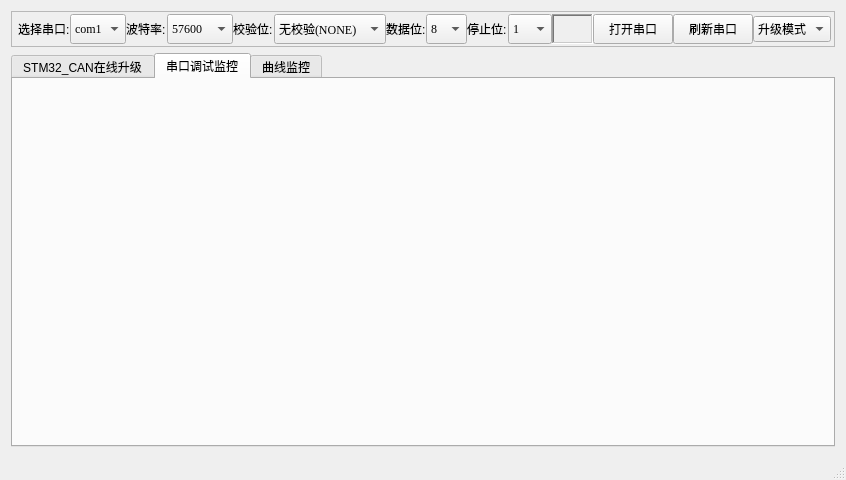
<?xml version="1.0" encoding="UTF-8"?>
<ui version="4.0">
 <class>MainWindow</class>
 <widget class="QMainWindow" name="MainWindow">
  <property name="geometry">
   <rect>
    <x>0</x>
    <y>0</y>
    <width>846</width>
    <height>480</height>
   </rect>
  </property>
  <property name="sizePolicy">
   <sizepolicy hsizetype="Expanding" vsizetype="Expanding">
    <horstretch>0</horstretch>
    <verstretch>0</verstretch>
   </sizepolicy>
  </property>
  <property name="windowTitle">
   <string>MainWindow</string>
  </property>
  <widget class="QWidget" name="centralWidget">
   <layout class="QGridLayout" name="gridLayout_2">
    <item row="0" column="0">
     <widget class="QFrame" name="comSetFrame">
      <property name="maximumSize">
       <size>
        <width>16777215</width>
        <height>36</height>
       </size>
      </property>
      <property name="frameShape">
       <enum>QFrame::StyledPanel</enum>
      </property>
      <layout class="QGridLayout" name="gridLayout">
       <property name="leftMargin">
        <number>6</number>
       </property>
       <property name="topMargin">
        <number>2</number>
       </property>
       <property name="rightMargin">
        <number>3</number>
       </property>
       <property name="bottomMargin">
        <number>2</number>
       </property>
       <property name="spacing">
        <number>0</number>
       </property>
       <item row="0" column="13">
        <widget class="QComboBox" name="comboBox_mode">
         <property name="minimumSize">
          <size>
           <width>0</width>
           <height>26</height>
          </size>
         </property>
         <item>
          <property name="text">
           <string>升级模式</string>
          </property>
         </item>
         <item>
          <property name="text">
           <string>调试模式</string>
          </property>
         </item>
         <item>
          <property name="text">
           <string>曲线模式</string>
          </property>
         </item>
        </widget>
       </item>
       <item row="0" column="10">
        <widget class="QLabel" name="serialstatusLabel">
         <property name="sizePolicy">
          <sizepolicy hsizetype="Expanding" vsizetype="Expanding">
           <horstretch>0</horstretch>
           <verstretch>0</verstretch>
          </sizepolicy>
         </property>
         <property name="maximumSize">
          <size>
           <width>67</width>
           <height>16777215</height>
          </size>
         </property>
         <property name="frameShape">
          <enum>QFrame::WinPanel</enum>
         </property>
         <property name="frameShadow">
          <enum>QFrame::Sunken</enum>
         </property>
         <property name="text">
          <string/>
         </property>
         <property name="pixmap">
          <pixmap resource="mysource.qrc">:/off.jpg</pixmap>
         </property>
        </widget>
       </item>
       <item row="0" column="7">
        <widget class="QComboBox" name="selectDatabitComboBox">
         <property name="sizePolicy">
          <sizepolicy hsizetype="Expanding" vsizetype="Expanding">
           <horstretch>0</horstretch>
           <verstretch>0</verstretch>
          </sizepolicy>
         </property>
         <property name="maximumSize">
          <size>
           <width>60</width>
           <height>16777215</height>
          </size>
         </property>
         <property name="font">
          <font>
           <family>Times New Roman</family>
          </font>
         </property>
         <property name="contextMenuPolicy">
          <enum>Qt::DefaultContextMenu</enum>
         </property>
         <property name="editable">
          <bool>false</bool>
         </property>
         <property name="currentIndex">
          <number>3</number>
         </property>
         <property name="duplicatesEnabled">
          <bool>false</bool>
         </property>
         <property name="frame">
          <bool>true</bool>
         </property>
         <item>
          <property name="text">
           <string>5</string>
          </property>
         </item>
         <item>
          <property name="text">
           <string>6</string>
          </property>
         </item>
         <item>
          <property name="text">
           <string>7</string>
          </property>
         </item>
         <item>
          <property name="text">
           <string>8</string>
          </property>
         </item>
        </widget>
       </item>
       <item row="0" column="5">
        <widget class="QComboBox" name="selsetTestbitComboBox">
         <property name="sizePolicy">
          <sizepolicy hsizetype="Expanding" vsizetype="Expanding">
           <horstretch>0</horstretch>
           <verstretch>0</verstretch>
          </sizepolicy>
         </property>
         <property name="maximumSize">
          <size>
           <width>120</width>
           <height>16777215</height>
          </size>
         </property>
         <property name="font">
          <font>
           <family>Times New Roman</family>
          </font>
         </property>
         <property name="contextMenuPolicy">
          <enum>Qt::DefaultContextMenu</enum>
         </property>
         <property name="editable">
          <bool>false</bool>
         </property>
         <property name="currentIndex">
          <number>0</number>
         </property>
         <property name="duplicatesEnabled">
          <bool>false</bool>
         </property>
         <property name="frame">
          <bool>true</bool>
         </property>
         <item>
          <property name="text">
           <string>无校验(NONE)</string>
          </property>
         </item>
         <item>
          <property name="text">
           <string>偶校验(EVEN)</string>
          </property>
         </item>
         <item>
          <property name="text">
           <string>奇校验(ODD)</string>
          </property>
         </item>
         <item>
          <property name="text">
           <string>MAKE校验</string>
          </property>
         </item>
         <item>
          <property name="text">
           <string>空校验(SPACE)</string>
          </property>
         </item>
        </widget>
       </item>
       <item row="0" column="2">
        <widget class="QLabel" name="txtLabel2">
         <property name="enabled">
          <bool>true</bool>
         </property>
         <property name="sizePolicy">
          <sizepolicy hsizetype="Expanding" vsizetype="Expanding">
           <horstretch>0</horstretch>
           <verstretch>0</verstretch>
          </sizepolicy>
         </property>
         <property name="maximumSize">
          <size>
           <width>45</width>
           <height>16777215</height>
          </size>
         </property>
         <property name="text">
          <string>波特率:</string>
         </property>
        </widget>
       </item>
       <item row="0" column="6">
        <widget class="QLabel" name="txtLabel4">
         <property name="enabled">
          <bool>true</bool>
         </property>
         <property name="sizePolicy">
          <sizepolicy hsizetype="Expanding" vsizetype="Expanding">
           <horstretch>0</horstretch>
           <verstretch>0</verstretch>
          </sizepolicy>
         </property>
         <property name="maximumSize">
          <size>
           <width>45</width>
           <height>16777215</height>
          </size>
         </property>
         <property name="text">
          <string>数据位:</string>
         </property>
        </widget>
       </item>
       <item row="0" column="0">
        <widget class="QLabel" name="txtLabel1">
         <property name="enabled">
          <bool>true</bool>
         </property>
         <property name="sizePolicy">
          <sizepolicy hsizetype="Expanding" vsizetype="Expanding">
           <horstretch>0</horstretch>
           <verstretch>0</verstretch>
          </sizepolicy>
         </property>
         <property name="maximumSize">
          <size>
           <width>60</width>
           <height>16777215</height>
          </size>
         </property>
         <property name="text">
          <string>选择串口:</string>
         </property>
        </widget>
       </item>
       <item row="0" column="4">
        <widget class="QLabel" name="txtLabel3">
         <property name="enabled">
          <bool>true</bool>
         </property>
         <property name="sizePolicy">
          <sizepolicy hsizetype="Expanding" vsizetype="Expanding">
           <horstretch>0</horstretch>
           <verstretch>0</verstretch>
          </sizepolicy>
         </property>
         <property name="maximumSize">
          <size>
           <width>45</width>
           <height>16777215</height>
          </size>
         </property>
         <property name="text">
          <string>校验位:</string>
         </property>
        </widget>
       </item>
       <item row="0" column="8">
        <widget class="QLabel" name="txtLabel5">
         <property name="enabled">
          <bool>true</bool>
         </property>
         <property name="sizePolicy">
          <sizepolicy hsizetype="Expanding" vsizetype="Expanding">
           <horstretch>0</horstretch>
           <verstretch>0</verstretch>
          </sizepolicy>
         </property>
         <property name="maximumSize">
          <size>
           <width>45</width>
           <height>16777215</height>
          </size>
         </property>
         <property name="text">
          <string>停止位:</string>
         </property>
        </widget>
       </item>
       <item row="0" column="11">
        <widget class="QPushButton" name="openCloseSerialPushButton">
         <property name="enabled">
          <bool>true</bool>
         </property>
         <property name="sizePolicy">
          <sizepolicy hsizetype="Expanding" vsizetype="Expanding">
           <horstretch>0</horstretch>
           <verstretch>0</verstretch>
          </sizepolicy>
         </property>
         <property name="contextMenuPolicy">
          <enum>Qt::ActionsContextMenu</enum>
         </property>
         <property name="text">
          <string>打开串口</string>
         </property>
         <property name="autoDefault">
          <bool>false</bool>
         </property>
        </widget>
       </item>
       <item row="0" column="12">
        <widget class="QPushButton" name="pushButton_dis_Help">
         <property name="sizePolicy">
          <sizepolicy hsizetype="Minimum" vsizetype="Expanding">
           <horstretch>0</horstretch>
           <verstretch>0</verstretch>
          </sizepolicy>
         </property>
         <property name="text">
          <string>刷新串口</string>
         </property>
        </widget>
       </item>
       <item row="0" column="9">
        <widget class="QComboBox" name="selectStopbitComboBox">
         <property name="sizePolicy">
          <sizepolicy hsizetype="Expanding" vsizetype="Expanding">
           <horstretch>0</horstretch>
           <verstretch>0</verstretch>
          </sizepolicy>
         </property>
         <property name="maximumSize">
          <size>
           <width>60</width>
           <height>16777215</height>
          </size>
         </property>
         <property name="font">
          <font>
           <family>Times New Roman</family>
          </font>
         </property>
         <property name="contextMenuPolicy">
          <enum>Qt::DefaultContextMenu</enum>
         </property>
         <property name="editable">
          <bool>false</bool>
         </property>
         <property name="currentIndex">
          <number>0</number>
         </property>
         <property name="duplicatesEnabled">
          <bool>false</bool>
         </property>
         <property name="frame">
          <bool>true</bool>
         </property>
         <item>
          <property name="text">
           <string>1</string>
          </property>
         </item>
         <item>
          <property name="text">
           <string>1.5</string>
          </property>
         </item>
         <item>
          <property name="text">
           <string>2</string>
          </property>
         </item>
        </widget>
       </item>
       <item row="0" column="3">
        <widget class="QComboBox" name="selectBuadComboBox">
         <property name="sizePolicy">
          <sizepolicy hsizetype="Expanding" vsizetype="Expanding">
           <horstretch>0</horstretch>
           <verstretch>0</verstretch>
          </sizepolicy>
         </property>
         <property name="maximumSize">
          <size>
           <width>100</width>
           <height>16777215</height>
          </size>
         </property>
         <property name="font">
          <font>
           <family>Times New Roman</family>
           <kerning>false</kerning>
          </font>
         </property>
         <property name="contextMenuPolicy">
          <enum>Qt::DefaultContextMenu</enum>
         </property>
         <property name="editable">
          <bool>false</bool>
         </property>
         <property name="currentIndex">
          <number>0</number>
         </property>
         <property name="duplicatesEnabled">
          <bool>false</bool>
         </property>
         <property name="frame">
          <bool>true</bool>
         </property>
         <item>
          <property name="text">
           <string>57600</string>
          </property>
         </item>
         <item>
          <property name="text">
           <string>9600</string>
          </property>
         </item>
         <item>
          <property name="text">
           <string>115200</string>
          </property>
         </item>
         <item>
          <property name="text">
           <string>50</string>
          </property>
         </item>
         <item>
          <property name="text">
           <string>75</string>
          </property>
         </item>
         <item>
          <property name="text">
           <string>110</string>
          </property>
         </item>
         <item>
          <property name="text">
           <string>134</string>
          </property>
         </item>
         <item>
          <property name="text">
           <string>150</string>
          </property>
         </item>
         <item>
          <property name="text">
           <string>200</string>
          </property>
         </item>
         <item>
          <property name="text">
           <string>300</string>
          </property>
         </item>
         <item>
          <property name="text">
           <string>600</string>
          </property>
         </item>
         <item>
          <property name="text">
           <string>1200</string>
          </property>
         </item>
         <item>
          <property name="text">
           <string>2400</string>
          </property>
         </item>
         <item>
          <property name="text">
           <string>4800</string>
          </property>
         </item>
         <item>
          <property name="text">
           <string>19200</string>
          </property>
         </item>
         <item>
          <property name="text">
           <string>38400</string>
          </property>
         </item>
         <item>
          <property name="text">
           <string>230400</string>
          </property>
         </item>
        </widget>
       </item>
       <item row="0" column="1">
        <widget class="QComboBox" name="selectserialComboBox">
         <property name="sizePolicy">
          <sizepolicy hsizetype="Expanding" vsizetype="Expanding">
           <horstretch>0</horstretch>
           <verstretch>0</verstretch>
          </sizepolicy>
         </property>
         <property name="maximumSize">
          <size>
           <width>65</width>
           <height>16777215</height>
          </size>
         </property>
         <property name="font">
          <font>
           <family>Times New Roman</family>
          </font>
         </property>
         <property name="contextMenuPolicy">
          <enum>Qt::DefaultContextMenu</enum>
         </property>
         <property name="editable">
          <bool>false</bool>
         </property>
         <property name="currentIndex">
          <number>0</number>
         </property>
         <property name="duplicatesEnabled">
          <bool>false</bool>
         </property>
         <property name="frame">
          <bool>true</bool>
         </property>
         <item>
          <property name="text">
           <string>com1</string>
          </property>
         </item>
         <item>
          <property name="text">
           <string>com0</string>
          </property>
         </item>
         <item>
          <property name="text">
           <string>com2</string>
          </property>
         </item>
         <item>
          <property name="text">
           <string>com3</string>
          </property>
         </item>
         <item>
          <property name="text">
           <string>com4</string>
          </property>
         </item>
         <item>
          <property name="text">
           <string>com5</string>
          </property>
         </item>
         <item>
          <property name="text">
           <string>com6</string>
          </property>
         </item>
         <item>
          <property name="text">
           <string>com7</string>
          </property>
         </item>
         <item>
          <property name="text">
           <string>com8</string>
          </property>
         </item>
         <item>
          <property name="text">
           <string>com9</string>
          </property>
         </item>
        </widget>
       </item>
      </layout>
     </widget>
    </item>
    <item row="1" column="0">
     <widget class="QTabWidget" name="tabWidget">
      <property name="currentIndex">
       <number>1</number>
      </property>
      <widget class="QWidget" name="tab">
       <attribute name="title">
        <string>STM32_CAN在线升级</string>
       </attribute>
       <layout class="QGridLayout" name="gridLayout_13">
        <property name="leftMargin">
         <number>0</number>
        </property>
        <property name="topMargin">
         <number>0</number>
        </property>
        <property name="rightMargin">
         <number>0</number>
        </property>
        <property name="bottomMargin">
         <number>0</number>
        </property>
        <property name="spacing">
         <number>0</number>
        </property>
       </layout>
      </widget>
      <widget class="QWidget" name="tab_2">
       <attribute name="title">
        <string>串口调试监控</string>
       </attribute>
       <layout class="QGridLayout" name="gridLayout_14">
        <property name="leftMargin">
         <number>0</number>
        </property>
        <property name="topMargin">
         <number>0</number>
        </property>
        <property name="rightMargin">
         <number>0</number>
        </property>
        <property name="bottomMargin">
         <number>0</number>
        </property>
        <property name="spacing">
         <number>0</number>
        </property>
       </layout>
      </widget>
      <widget class="QWidget" name="tab_3">
       <attribute name="title">
        <string>曲线监控</string>
       </attribute>
       <layout class="QGridLayout" name="gridLayout_3"/>
      </widget>
     </widget>
    </item>
   </layout>
  </widget>
  <widget class="QStatusBar" name="statusBar"/>
  <action name="action">
   <property name="text">
    <string>新建</string>
   </property>
  </action>
  <action name="action_2">
   <property name="text">
    <string>打开</string>
   </property>
  </action>
  <action name="action_3">
   <property name="text">
    <string>保存</string>
   </property>
  </action>
  <action name="action_5">
   <property name="text">
    <string>打印</string>
   </property>
  </action>
 </widget>
 <layoutdefault spacing="6" margin="11"/>
 <resources>
  <include location="mysource.qrc"/>
 </resources>
 <connections/>
</ui>
